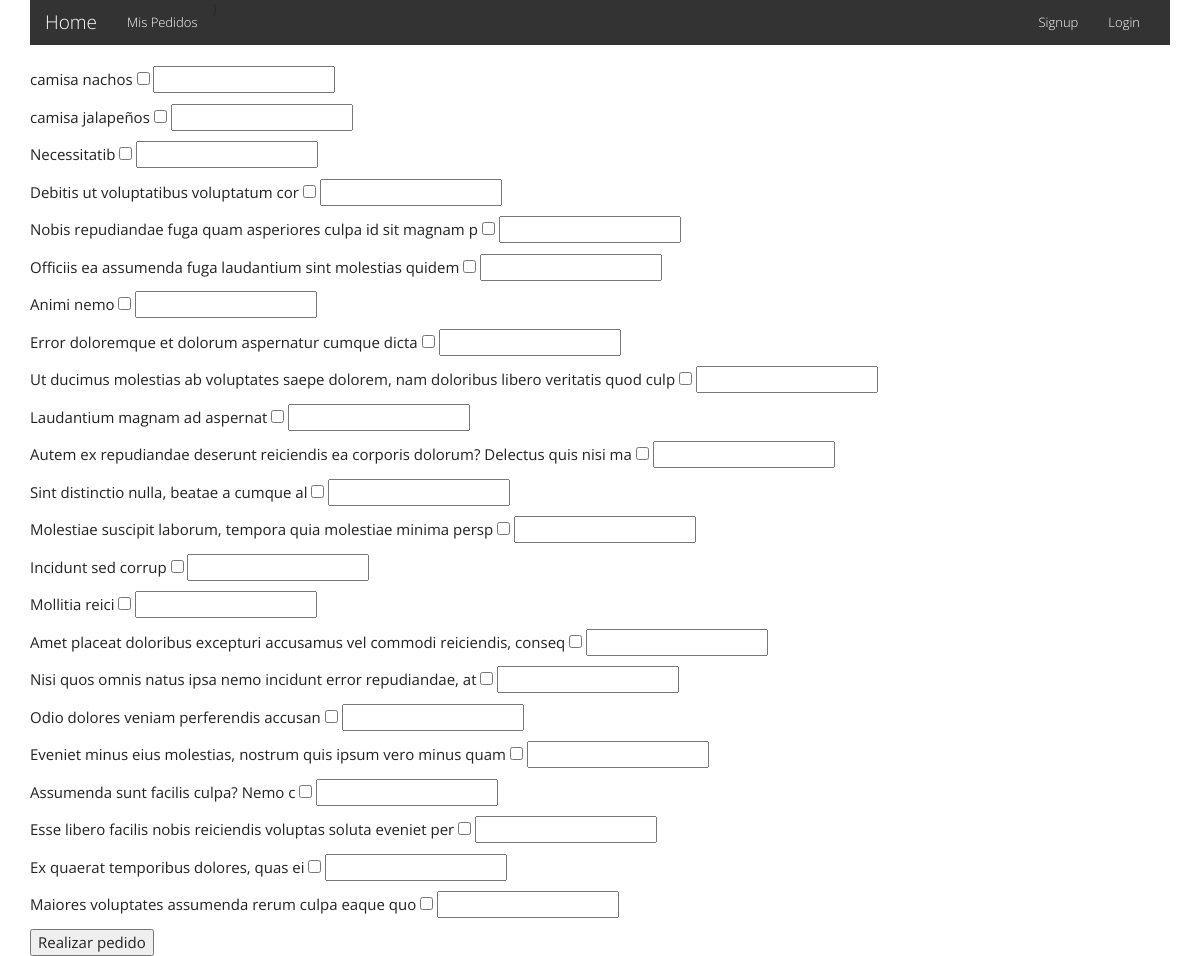
The page /pedidos/nuevo/ on the database its author committed.
### producto/models.py (models this page shows, shortened)
class Producto(models.Model):
  nombre = models.CharField(max_length=100)
  color = models.CharField(max_length=100)
  precio_base = models.FloatField()
  tallaje = models.ForeignKey(Tallaje)
  deleted = models.BooleanField(default=False)

### pedidos/views.py (the view)
# urls.py: url(r'^pedidos/nuevo/$', crearPedido, name='pedido_nuevo'),
def crearPedido(request):
  if request.method == 'POST':
    print('post!')
    print(request.POST)
  productos = Producto.objects.all()
  return render(request, 'pedidos/pedido_form.html', { 'productos': productos })

### templates/pedidos/pedido_form.html (shortened to what this page needs)
{% extends 'base/base.html' %}
{% load crispy_forms_tags %}
{% block content %}
<form method='post'>
    {% for producto in productos %}
      <p>
        {{ producto.nombre }}
        <input type="checkbox" value="si">
          <input type="text" name="{{producto.id}}">
      </p>
    {% endfor %}
    <button type='submit'>Realizar pedido</button>
</form>
{% endblock %}

### rows shown on the page
Producto: nombre "camisa nachos"
Producto: nombre "camisa jalapeños"
Producto: nombre "Necessitatib"
Producto: nombre "Debitis ut voluptatibus voluptatum cor"
Producto: nombre "Nobis repudiandae fuga quam asperiores culpa id sit magnam p"
Producto: nombre "Officiis ea assumenda fuga laudantium sint molestias quidem"
Producto: nombre "Animi nemo"
Producto: nombre "Error doloremque et dolorum aspernatur cumque dicta"
Producto: nombre "Ut ducimus molestias ab voluptates saepe dolorem, nam doloribus libero veritatis quod culp"
Producto: nombre "Laudantium magnam ad aspernat"
Producto: nombre "Autem ex repudiandae deserunt reiciendis ea corporis dolorum? Delectus quis nisi ma"
Producto: nombre "Sint distinctio nulla, beatae a cumque al"
Producto: nombre "Molestiae suscipit laborum, tempora quia molestiae minima persp"
Producto: nombre "Incidunt sed corrup"
Producto: nombre "Mollitia reici"
Producto: nombre "Amet placeat doloribus excepturi accusamus vel commodi reiciendis, conseq"
Producto: nombre "Nisi quos omnis natus ipsa nemo incidunt error repudiandae, at"
Producto: nombre "Odio dolores veniam perferendis accusan"
Producto: nombre "Eveniet minus eius molestias, nostrum quis ipsum vero minus quam"
Producto: nombre "Assumenda sunt facilis culpa? Nemo c"
Producto: nombre "Esse libero facilis nobis reiciendis voluptas soluta eveniet per"
Producto: nombre "Ex quaerat temporibus dolores, quas ei"
Producto: nombre "Maiores voluptates assumenda rerum culpa eaque quo"
